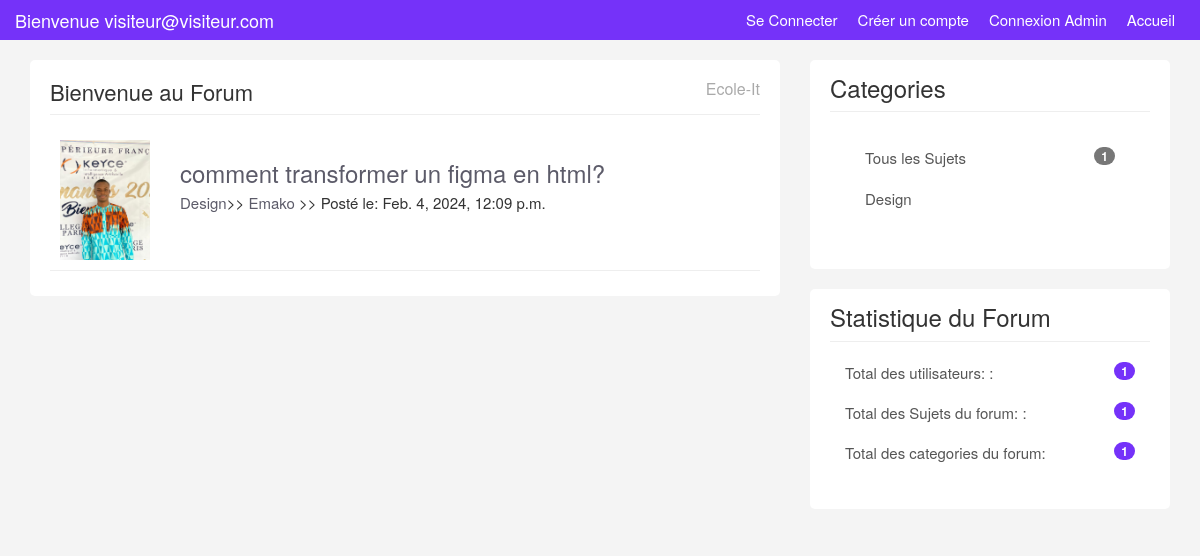
Page /categorie/6 on the committed database.
### website/models.py (models this page shows)
class PostMessage(models.Model):
    title = models.CharField(max_length=100)  # Augmentation de la longueur du titre
    message = models.TextField()
    posted_date = models.DateTimeField(auto_now_add=True)  # Utilisation de DateTimeField pour la date et l'heure de publication
    closes = models.BooleanField(default=False)  # Par défaut, le message n'est pas clos
    category = models.ForeignKey(Category, on_delete=models.CASCADE)  # Correction du nom du champ Category en minuscules
    user= models.ForeignKey(Users, on_delete= models.CASCADE)
    avatar = models.ImageField(null=True, blank=True, upload_to='img/')  # Ajout d'un champ pour l'avatar

class Users(models.Model):
    pseudo = models.CharField(max_length=50, unique=True)
    email = models.EmailField()
    password = models.CharField(max_length=100)  # Utilisation de CharField pour le mot de passe
    role = models.CharField(max_length=20, default="User")  # Limiter la longueur du rôle
    avatar = models.ImageField( null=True, blank=True, upload_to='img/')  # Ajout d'un champ pour l'avatar
    activated = models.BooleanField(default=True)  # Par défaut, l'utilisateur n'est pas activé
    birthdate= models.DateField(null=False)
    description= models.TextField(null=False, default='JE suis un membre anonyme du forum')

class Category(models.Model):
    title = models.CharField(max_length=100)  # Augmentation de la longueur du titre
    description = models.TextField()
    added_by = models.ForeignKey(Admins, on_delete=models.CASCADE)  # Renommage du champ addedBy en snake_case

### website/views.py (the view)
# urls.py: path('categorie/<int:id>',views.categorie, name="categorie"),
def categorie(request,id):
    categorie= Category.objects.get(pk=id)
    posts= PostMessage.objects.filter(category=categorie)
    totcat= Category.objects.all().count()
    totpos= PostMessage.objects.all().count()
    totuser= Users.objects.all().count()
    categories= Category.objects.all()
    auth= True
    if not request.session.get('id'):
         auth=False
    try:
         id= Users.objects.get(email=request.session.get("email"))
    except Users.DoesNotExist:
        id={"pseudo":"visiteur@visiteur.com"}
    me= request.session.get('id')
    return render(request, "catgorie.html", context={"posts":posts,"totcat":totcat, "totpos":totpos,"totuser":totuser ,"categories":categories,"id":id,"auth":auth,"me":me})

### forum/templates/catgorie.html (shortened to what this page needs)
{% load static %}
<!DOCTYPE html>
<html lang="en">
  <head>
    <link href="{% static 'css/bootstrap.css' %}" rel="stylesheet"/>
    <link href="{% static 'css/custom.css' %}" rel="stylesheet"/.container>
  </head>
  <body>
	<div class="navbar navbar-inverse navbar-fixed-top" role="navigation">
		<div class="container">
		  <div class="navbar-header">
			<a class="navbar-brand" href="{% url 'accueil'  %}">Bienvenue  {{id.pseudo}}</a>
		  </div>
		  <div class="collapse navbar-collapse">
			<ul class="nav navbar-nav navbar-right ">
			  {% if auth %}
				<li class="active nav-item"><a href="{% url 'accueil'  %}">Accueil</a></li>
				<li><a href="{% url 'addtopic' %}">Poser une Question</a></li>
				<li><a href="{% url 'personalProfile' me %}">Mon Profil</a></li>
				<li><a href="{% url 'logoutUser'  %}">Deconnexion</a></li>
			  {% else %}
				<li><a href="{% url 'login'  %}">Se Connecter</a></li>
				<li><a href="{% url 'create'  %}">Créer un compte</a></li>
				<li><a href="{% url 'loginAdmin'  %}">Connexion Admin </a></li>
				<li class="active nav-item"><a href="{% url 'accueil'  %}">Accueil</a></li>
			  {% endif %}
			</ul>
		  </div>
		</div>
	  </div>
    <div class="container">
		<div class="row">
			<div class="col-md-8">
				<div class="main-col">
					<div class="block">
						<h1 class="pull-left">Bienvenue au Forum</h1>
						<h4 class="pull-right">Ecole-It</h4>
						<div class="clearfix"></div>
						<hr>
						<ul id="topics">
							{% if posts %}
							{% for post in posts %}
							<li class="topic">
							<div class="row">
							<div class="col-md-2">
								<img class="avatar pull-left img-fluid" src="{{ post.user.avatar.url }}" />
							</div>
							<div class="col-md-10">
								<div class="topic-content pull-right">
									<h3><a href="{%url 'topic' id=post.pk %}"> {{post.title}}</a></h3>
									<div class="topic-info">
										<a href="{% url 'categorie' id=post.category.pk %}"> {{post.category.title}}</a>>> <a href="{% url 'profile' id=post.user.pk %}"> {{post.user.pseudo}}</a> >> Posté le: {{post.posted_date}}
									</div>
								</div>
							</div>
						</div>
					</li>
					{% endfor %}
					{% endif %}
						</ul>
					</div>
				</div>
			</div>
			<div class="col-md-4">
				<div class="sidebar">
					<div class="block">
					<h3>Categories
					</h3>
					<div class="list-group block ">
						<a href="#" class="list-group-item ">Tous les Sujets  <span class="badge pull-right">{{totpos}}</span></a>
						{% if categories %}
						{% for cat in categories %}
						{% if cat.pk == id %}
						<a href="{% url 'categorie' id=cat.pk %}" class="list-group-item active">{{ cat.title }}<span class="color badge pull-right "></span></a>
						{% else %}
						<a href="{% url 'categorie' id=cat.pk %}" class="list-group-item">{{ cat.title }}</a>
						{% endif %}
						{% endfor %}
						{% endif %}
					</div>
					</div>
					<div class="block" style="margin-top: 20px;">
						<h3 class="margin-top: 40px">Statistique du Forum </h3>
						<div class="list-group">
							<a href="" class="list-group-item">Total des utilisateurs: :<span class="color badge pull-right">{{totuser}}</span></a>
							<a href="" class="list-group-item">Total des Sujets du forum: :<span class="color badge pull-right">{{totpos}}</span></a>
							<a href="" class="list-group-item">Total des categories du forum: <span class="color badge pull-right">{{totcat}}</span></a>
						</div>
				    </div>
			    </div>
				</div>
			</div>
		</div>
  </body>
</html>

### website/static/css/custom.css (style rules this page uses)
body { padding-top: 60px; background:#f4f4f4; font-size:15px; }
a { color:#5c5b69; }
ul { padding:0; margin:0; list-style:none; }
hr { margin:10px 0 15px 0; }
h3 { margin-bottom:5px; }
.navbar { height:40px !important; background:#7532F9; border:0; margin-bottom:30px; }
.navbar-inverse .navbar-nav > li > a, .navbar-inverse .navbar-brand { color:#fff !important; }
.navbar a:hover,.navbar li.active a { background:none !important; }
.navbar-brand { padding:10px 0 0 0; color:#fff; }
.navbar-nav > li > a { padding:10px 10px 0 10px; }
.block { background:#fff; border-radius:5px; padding: 15px 20px; margin-bottom:20px; }
.main-col { overflow:auto; }
.main-col h1 { font-size:22px; margin:5px 0 0 0; padding:0; }
.main-col h4 { font-size:16px; margin:5px 0 0 0; padding:0; color:#aaa; }
.sidebar .block h3 { margin:0 0 10px 0; padding-bottom:10px; border-bottom:#eee solid 1px; }
.topic { border-bottom:#eee solid 1px; margin-bottom:10px; padding:10px; }
.topic-content { width:100%; }
img.avatar { width:100%; }
.list-group-item { border:0 }
.color { background-color: rgb(117, 50, 249); color: white; }

### rows in the picture
PostMessage: user.avatar (picture), title "comment transformer un figma en html?", category "Design", user.pseudo "Emako", posted_date "Feb. 4, 2024, 12:09 p.m."
Category: title "Design"

### other values in the picture
{{ id.pseudo }} "visiteur@visiteur.com"
{{ totpos }} "1"
{{ totuser }} "1"
{{ totcat }} "1"
